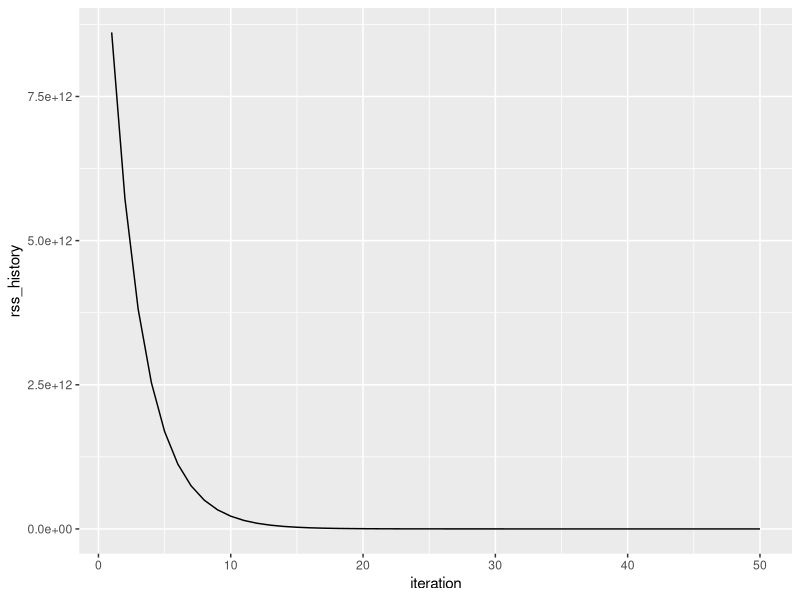
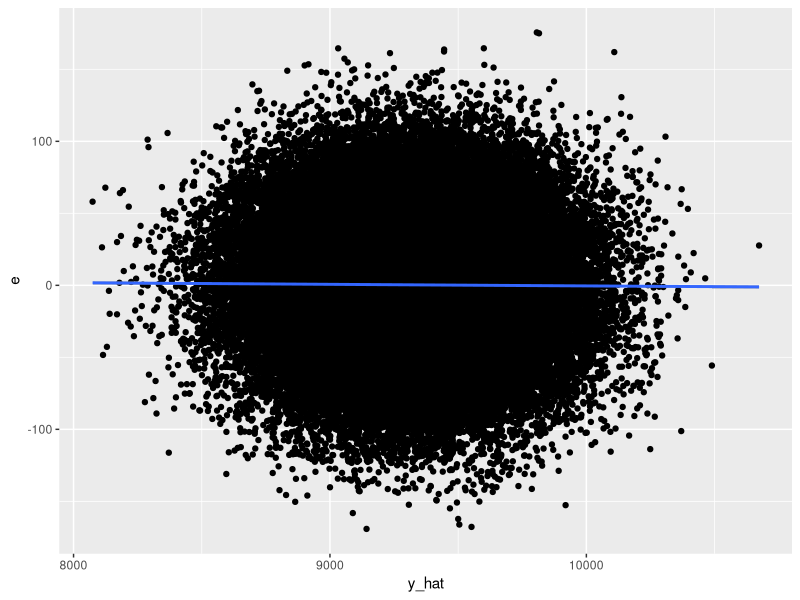

Reproduce these figures in R, in order.
## ---- chunk 1
knitr::opts_chunk$set(echo = TRUE)

# output: 
#   md_document:
#     variant: markdown_github
## ---- chunk 2
#Simulation in R

set.seed(1)

simulate_linear_regression_data <- function(m, n){
  #-------Input--------
  # m- number of samples
  # n - number of predictors/features
  #------Return--------
  # X - matrix m*n 
  # y - vector size - m
  # beta - vector size - n
  
  # Note: a column of "ones" was added to last column of X for convenience
  X <- matrix(nrow = m, ncol =n-1)
  beta <- matrix(nrow = n)
  
  for (i in 1:(n-1)) {
    mu <- runif(1, 0, 50)
    std <- rnorm(1,3,0.1)
    X[, i] <- rnorm(m, mu, std)
    beta[i,] <- rnorm(1, mu, std)
  }
  X <- cbind(X, rep(1, m))
  beta[length(beta)] <- rnorm(1)
  
  y <- X %*% beta
  
  return( list(X, y, beta))
}


simulation <- simulate_linear_regression_data(100000, 10)
X <- simulation[[1]]
y <- simulation[[2]]
true_beta <- simulation[[3]]

true_beta

## ---- chunk 3
#closed-form in R

estimate_beta_LR <- function(X, y){
  
  # function for closed-form estimation of beta
  # solve(a, b)  for matrix multiplication of inverse(a) *  b
  return(solve( t(X) %*% X,
                t(X) %*% y)
        )
}

estimated_beta <- estimate_beta_LR(X, y)
data.frame(estimated_beta, true_beta)

## ---- chunk 4
# library(reticulate)
# py_install("matplotlib")
# py_install("--user loess") 
## ---- chunk 5
#Gradient Descent in R

set.seed(2)
library(ggplot2) # data visualization package

calc_rss <- function(beta, x, y){
  # function to calculate RSS
  return( t(y- (x%*%beta)) %*% 
            (y - (x %*%beta)) 
          )
}

oracle <- function(beta, x, y){
  # Oracle computes and returns the gradient of RSS 
  return( (-2 *  t(x)) %*% (y - (x %*% beta) )
    
  )
}
  
gd <- function(x, y, maxit, step_size){
  # -----Input-----
  # x - matrix m * n
  # y - vector of target values
  # maxit - number of iterations
  # step_size - step-size t
  # 
  # -----Return-----
  # beta - the gradient descent estimate of beta
  # rss_history - the rss computed at each iteration of gd
  
  beta = rnorm(dim(X)[2]) #initial guess
  rss_history <- rep(0, maxit)
  for (i in 1:maxit) {
    rss_history[i] <- calc_rss(beta, x, y)
    beta = beta - (step_size * oracle(beta, x, y))

  }
  iteration <- 1:maxit
  plot_df <- data.frame(iteration, rss_history)
  
  return( list(beta, plot_df))
}

gd_summary <- gd(X, y, 50, 1e-10) 
gd_beta <- gd_summary[[1]]
rss_plot <- gd_summary[[2]]

ggplot(rss_plot,  aes(x = iteration, y = rss_history)) +
  geom_line()
## ---- chunk 6
data.frame(gd_beta, true_beta)
## ---- chunk 7

calc_tss <- function(y){
  return ( t(y - mean(y)) %*%
             (y - mean(y))
          )
}

rse_r2 <- function(beta, x,y){
  rss <- calc_rss(beta, x, y)
  rse <- sqrt(rss/length(y)-dim(x)[2] - 1)
  tss <- calc_tss(y)
  r2 <- 1 - (rss/tss)
  
  return( list(rse, r2))
}

rse_r2_val <- rse_r2(gd_beta, X, y)
print(paste("RSE = ", rse_r2_val[1]))
print(paste("R2 = ", rse_r2_val[2]))
## ---- chunk 8
plot_residuals <- function(x, y, beta){
  y_hat <- x%*%beta
  e <- y - y_hat
  if (dim(X)[2] >1){
    e_df <- data.frame(y_hat, e)
    ggplot(e_df, aes(x=y_hat, y=e)) +
      geom_point() +
      geom_smooth()
  }
  else{
    e_df <- data.frame(x, e)
    ggplot(e_df, aes(x=x, y=e)) +
      geom_point() +
      geom_smooth()
  }
}

plot_residuals(X, y, gd_beta)
## ---- chunk 9
X_ <- X[,1:dim(X)[2]-1]
lm <- lm(y~X_)
lm
## ---- chunk 10
summary(lm)
